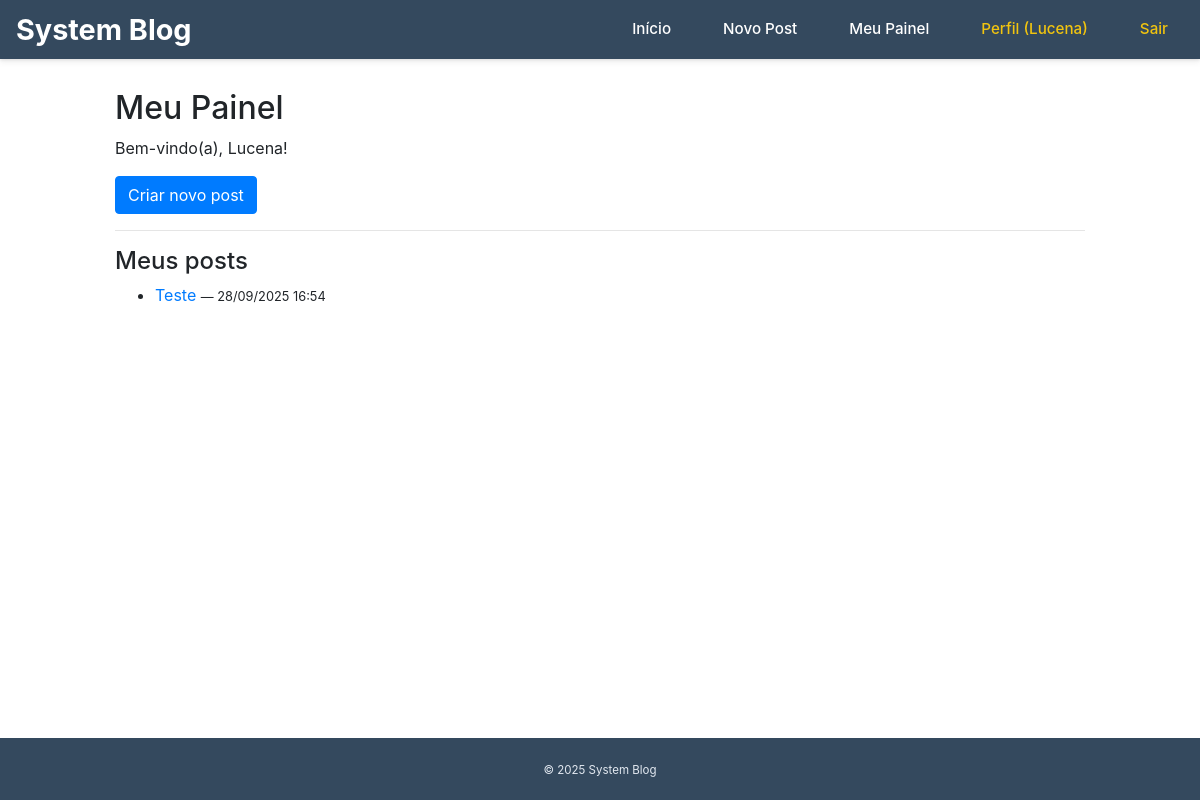
The page /dashboard (signed in) on the database its author committed.
### models.py (models this page shows, shortened)
class User(db.Model, UserMixin):
    id = db.Column(db.Integer, primary_key=True)
    username = db.Column(db.String(20), unique=True, nullable=False)
    email = db.Column(db.String(120), unique=True, nullable=False)
    password = db.Column(db.String(60), nullable=False)
    image_file = db.Column(db.String(20), nullable=False, default='default.jpg')
    is_active = db.Column(db.Boolean, default=False)
    role_id = db.Column(db.Integer, db.ForeignKey('role.id'), nullable=False, default=1)
    posts = db.relationship('Post', backref='author', lazy=True)

class Post(db.Model):
    id = db.Column(db.Integer, primary_key=True)
    title = db.Column(db.String(100), nullable=False)
    date_posted = db.Column(db.DateTime, nullable=False, default=datetime.utcnow)
    content = db.Column(db.Text, nullable=False)
    user_id = db.Column(db.Integer, db.ForeignKey('user.id'), nullable=False)

### views.py (the view)
@app.route("/dashboard")
@login_required
def user_dashboard():
    posts = Post.query.filter_by(author=current_user).order_by(Post.date_posted.desc()).all()
    return render_template('user_dashboard.html', title='Meu Painel', posts=posts)

### app.py (called while the page is built)
@login_manager.user_loader
def load_user(user_id):
    try:
        return db.session.get(User, int(user_id))
    except ValueError:
        return None

### models.py (called while the page is built)
def is_admin(user):
    return bool(user.is_authenticated and getattr(user.role, "can_admin", False))

def is_moderator(user):
    return bool(user.is_authenticated and getattr(user.role, "can_moderate", False))

### views.py (called while the page is built)
@app.before_request
def start_quote_thread():
    global quote_of_the_day
    if quote_of_the_day.get('thread') is None or not quote_of_the_day['thread'].is_alive():
        th = Thread(target=get_and_translate_quote, daemon=True)
        th.start()
        quote_of_the_day['thread'] = th
        app.logger.info("Thread de citação assíncrona iniciada.")

### templates/user_dashboard.html (shortened to what this page needs)
{% extends "base.html" %}
{% block content %}
  <h2>Meu Painel</h2>
  <p>Bem-vindo(a), {{ current_user.username }}!</p>
  <p><a class="btn btn-primary" href="{{ url_for('new_post') }}">Criar novo post</a></p>
  <hr>
  <h4>Meus posts</h4>
  {% if posts %}
    <ul>
      {% for post in posts %}
        <li>
          <a href="{{ url_for('post', post_id=post.id) }}">{{ post.title }}</a>
          <small>— {{ post.date_posted.strftime("%d/%m/%Y %H:%M") }}</small>
        </li>
      {% endfor %}
    </ul>
  {% else %}
    <p>Você ainda não tem posts.</p>
  {% endif %}
{% endblock %}

### templates/base.html (shortened to what this page needs)
<!doctype html>
<html lang="pt-br">
<head>
  <link rel="stylesheet" href="{{ url_for('static', filename='css/base.css') }}">
  <link rel="stylesheet" href="https://stackpath.bootstrapcdn.com/bootstrap/4.5.2/css/bootstrap.min.css">
</head>
<body>
  <nav class="navbar">
    <a href="{{ url_for('home') }}" class="brand">System Blog</a>
    <div class="nav-links">
      <a href="{{ url_for('home') }}" class="nav-link">Início</a>
      {% if current_user.is_authenticated %}
        <a href="{{ url_for('new_post') }}" class="nav-link">Novo Post</a>
        {% if is_admin(current_user) %}
          <a href="{{ url_for('admin_users') }}" class="nav-link nav-link-admin">Admin</a>
        {% elif is_moderator(current_user) %}
          <a href="{{ url_for('moderator_dashboard') }}" class="nav-link">Moderação</a>
        {% else %}
          <a href="{{ url_for('user_dashboard') }}" class="nav-link">Meu Painel</a>
        {% endif %}
        <a href="{{ url_for('account') }}" class="nav-link nav-link-profile">Perfil ({{ current_user.username }})</a>
        <a href="{{ url_for('logout') }}" class="nav-link nav-link-danger">Sair</a>
      {% else %}
        <a href="{{ url_for('login') }}" class="nav-link">Login</a>
        <a href="{{ url_for('register') }}" class="nav-link nav-link-register">Registrar</a>
      {% endif %}
    </div>
  </nav>
  <main class="container">
    {% block content %}{% endblock %}
  </main>
  <footer class="footer">
    <small>&copy; {{ 2025 }} System Blog</small>
  </footer>
</body>
</html>

### static/css/base.css (style rules this page uses)
:root { --primary-color: #1a73e8; --secondary-color: #34495e; --accent-color: #f1c40f; --background-color: #f8fafc; --text-color: #1f2a44; --border-color: #e2e8f0; --shadow: 0 4px 6px rgba(0, 0, 0, 0.05), 0 1px 3px rgba(0, 0, 0, 0.1); --transition: all 0.3s ease; }
body { background: var(--background-color); color: var(--text-color); margin: 0; padding: 0; font-family: 'Inter', sans-serif; font-size: 16px; line-height: 1.6; min-height: 100vh; display: flex; flex-direction: column; }
main.container { max-width: 1000px; width: 90%; margin: 30px auto; padding: 0 15px; flex-grow: 1; }
.navbar { background: var(--secondary-color); color: #fff; padding: 15px 20px; display: flex; justify-content: space-between; align-items: center; box-shadow: var(--shadow); position: sticky; top: 0; z-index: 1000; }
.brand { color: #fff; font-size: 1.8rem; font-weight: 700; text-decoration: none; transition: var(--transition); }
.nav-links { display: flex; align-items: center; gap: 20px; }
.nav-link { color: #fff; text-decoration: none; padding: 8px 16px; border-radius: 8px; font-weight: 500; font-size: 0.95rem; transition: var(--transition); }
.nav-link-profile, .nav-link-danger { color: var(--accent-color); }
.btn { padding: 12px 20px; border: none; border-radius: 8px; cursor: pointer; font-weight: 600; font-size: 0.95rem; transition: var(--transition); text-decoration: none; display: inline-flex; align-items: center; justify-content: center; }
.btn-primary { background: var(--primary-color); color: #fff; }
.footer { background: var(--secondary-color); color: #e2e8f0; padding: 20px; text-align: center; font-size: 0.9rem; margin-top: auto; }

### rows shown on the page
User: username "Lucena"
Post: title "Teste", date_posted "28/09/2025 16:54"

### other values the page prints
{{ 2025 }} "2025"
